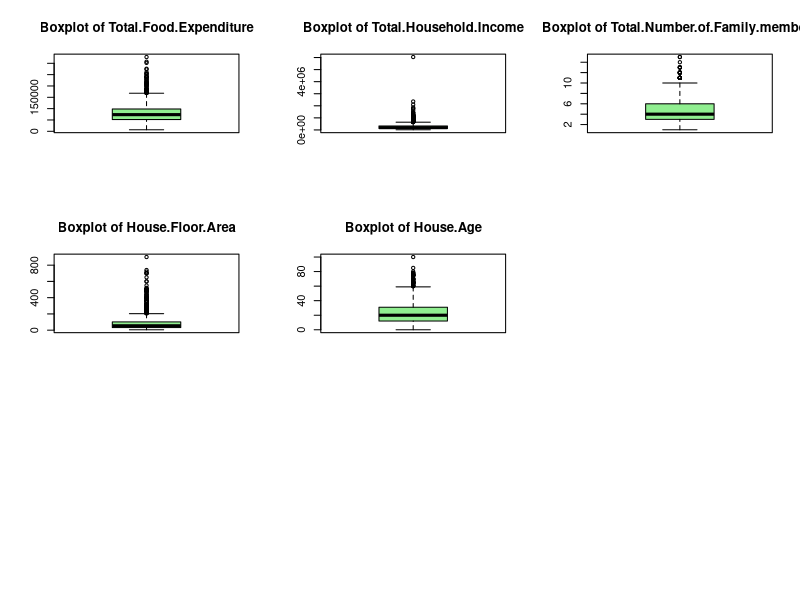
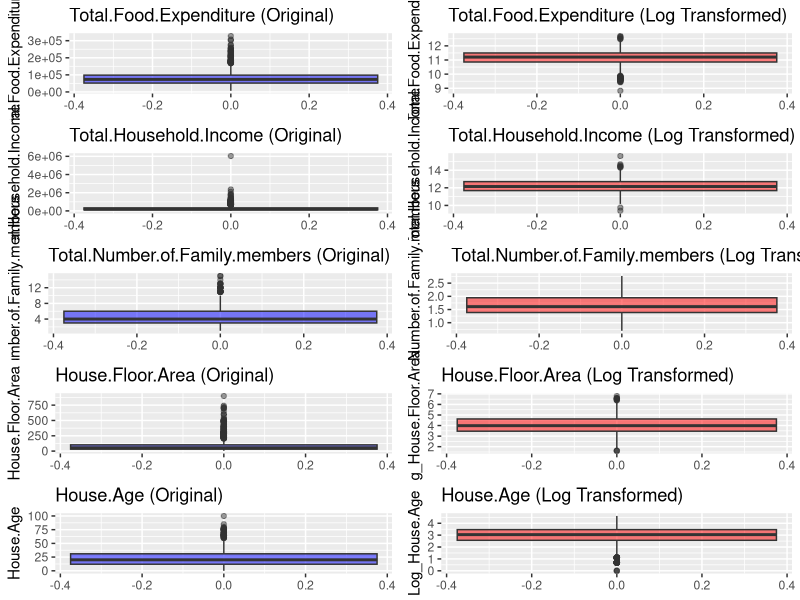
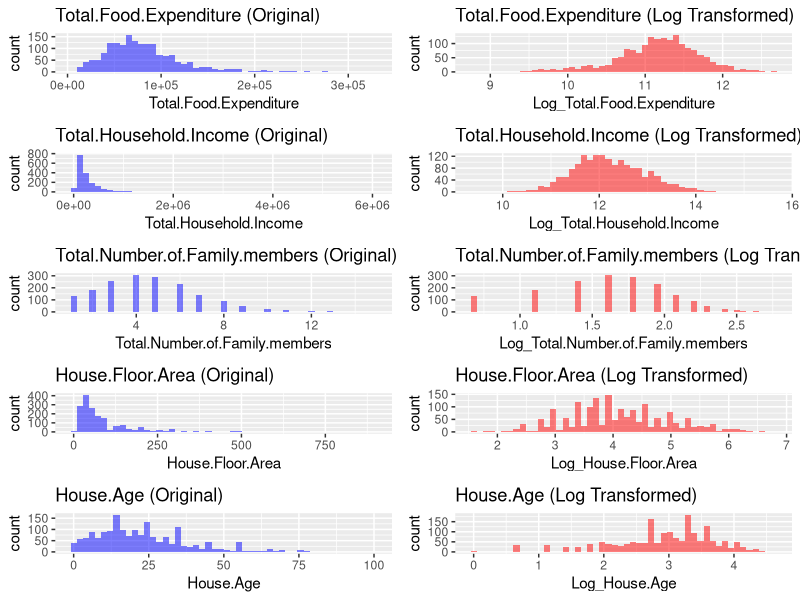
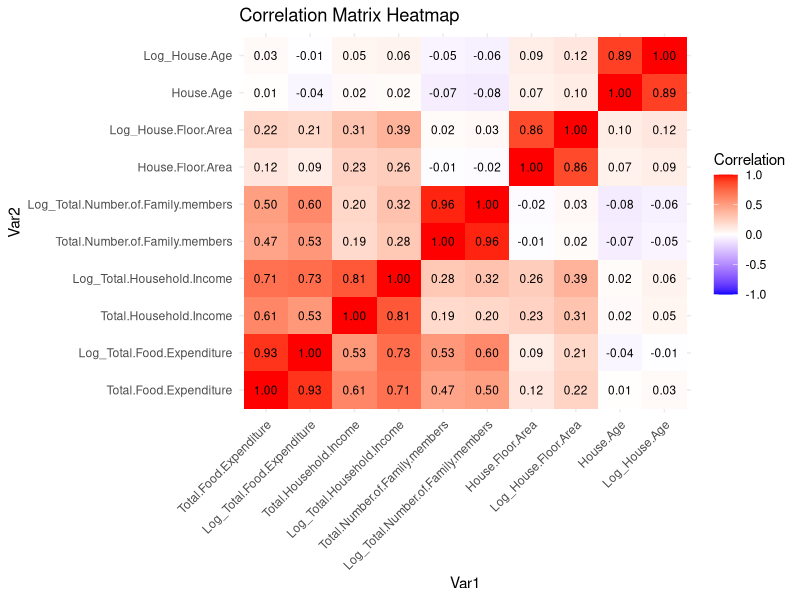

Here is the R script that generated these plots, in order:
## ---- chunk 1
# Load necessary libraries
library(tidyverse)
library(ggplot2)
library(dplyr)
library(caret)
library(stats)
library(gridExtra)
library(ggpubr)
library(MASS)  # For Negative Binomial Regression
library(reshape2)  # For correlation matrix visualization
## ---- chunk 2
# Read the dataset
df <- read.csv("dataset01.csv")

# Display structure
str(df)

# Show first few rows
head(df)
## ---- chunk 3
# Convert Household.Head.Sex to binary: Male = 1, Female = 0
df$Household.Head.Sex <- ifelse(df$Household.Head.Sex == "Male", 1, 0)

# Ensure Electricity is treated as a factor
df$Electricity <- as.factor(df$Electricity)

# Display summary of modified dataset
summary(df)
## ---- chunk 4
# Check for missing values in the dataset
colSums(is.na(df))

# Impute missing values using median (for numerical variables)
df[is.na(df)] <- lapply(df, function(x) ifelse(is.numeric(x), median(x, na.rm = TRUE), x))
## ---- chunk 5


# Boxplots for numerical variables before transformation
par(mfrow = c(3, 3))
numeric_cols <- c("Total.Food.Expenditure", "Total.Household.Income", "Total.Number.of.Family.members",
                  "House.Floor.Area", "House.Age")

for (col in numeric_cols) {
  boxplot(df[[col]], main = paste("Boxplot of", col), col = "lightgreen", border = "black")
}

# Apply log transformations with handling for non-positive values (excluding Number.of.bedrooms)
df <- df %>%
  mutate(
    Log_Total.Food.Expenditure = ifelse(Total.Food.Expenditure > 0, log(Total.Food.Expenditure), NA),
    Log_Total.Household.Income = ifelse(Total.Household.Income > 0, log(Total.Household.Income), NA),
    Log_Total.Number.of.Family.members = ifelse(Total.Number.of.Family.members > 0, log(Total.Number.of.Family.members + 1), NA),
    Log_House.Floor.Area = ifelse(House.Floor.Area > 0, log(House.Floor.Area), NA),
    Log_House.Age = ifelse(House.Age >= 0, log(House.Age + 1), NA)  # Apply log(x + 1) to avoid log(0)
  )

# Boxplots for Original vs Log Transformed Data
bp_list <- list()
var_names <- c("Total.Food.Expenditure", "Total.Household.Income", "Total.Number.of.Family.members",
               "House.Floor.Area", "House.Age")

for (var in var_names) {
  bp_list <- append(bp_list, list(
    ggplot(df, aes(y = .data[[var]])) + geom_boxplot(fill = "blue", alpha = 0.5) + ggtitle(paste(var, "(Original)")),
    ggplot(df, aes(y = .data[[paste0("Log_", var)]])) + geom_boxplot(fill = "red", alpha = 0.5) + ggtitle(paste(var, "(Log Transformed)"))
  ))
}

# Arrange boxplots in a grid
grid.arrange(grobs = bp_list, ncol = 2)

# Histograms for Original vs Log Transformed Data
hist_list <- list()
for (var in var_names) {
  hist_list <- append(hist_list, list(
    ggplot(df, aes(x = .data[[var]])) + geom_histogram(bins = 50, fill = "blue", alpha = 0.5, na.rm = TRUE) + ggtitle(paste(var, "(Original)")),
    ggplot(df, aes(x = .data[[paste0("Log_", var)]])) + geom_histogram(bins = 50, fill = "red", alpha = 0.5, na.rm = TRUE) + ggtitle(paste(var, "(Log Transformed)"))
  ))
}

# Arrange histograms in a grid
grid.arrange(grobs = hist_list, ncol = 2)





## ---- chunk 6




# Apply log transformations with handling for non-positive values
df <- df %>%
  mutate(
    Log_Total.Food.Expenditure = ifelse(Total.Food.Expenditure > 0, log(Total.Food.Expenditure), NA),
    Log_Total.Household.Income = ifelse(Total.Household.Income > 0, log(Total.Household.Income), NA),
    Log_Total.Number.of.Family.members = ifelse(Total.Number.of.Family.members > 0, log(Total.Number.of.Family.members + 1), NA),
    Log_House.Floor.Area = ifelse(House.Floor.Area > 0, log(House.Floor.Area), NA),
    Log_House.Age = ifelse(House.Age >= 0, log(House.Age + 1), NA)  # Apply log(x + 1) to avoid log(0)
  )

# Select only numeric variables, including log-transformed ones (without using select())
numeric_vars <- df[, c("Total.Food.Expenditure", "Log_Total.Food.Expenditure", 
                       "Total.Household.Income", "Log_Total.Household.Income",
                       "Total.Number.of.Family.members", "Log_Total.Number.of.Family.members",
                       "House.Floor.Area", "Log_House.Floor.Area",
                       "House.Age", "Log_House.Age")]  # Excluding Log_Number.of.bedrooms

# Compute correlation matrix
cor_matrix <- cor(numeric_vars, use = "complete.obs")

# Convert matrix to long format for ggplot
cor_melted <- melt(cor_matrix)

# Create correlation heatmap with annotation
ggplot(data = cor_melted, aes(x = Var1, y = Var2, fill = value)) +
  geom_tile() +
  geom_text(aes(label = sprintf("%.2f", value)), size = 3, color = "black") +  # Display correlation values
  scale_fill_gradient2(low = "blue", high = "red", mid = "white", midpoint = 0, limit = c(-1,1)) +
  theme_minimal() +
  labs(title = "Correlation Matrix Heatmap", fill = "Correlation") +
  theme(axis.text.x = element_text(angle = 45, hjust = 1))




## ---- chunk 7


# Fit Poisson GLM using log-transformed predictors
glm_poisson <- glm(
  Total.Number.of.Family.members ~ 
    Log_Total.Household.Income + 
    Log_Total.Food.Expenditure + 
    Log_House.Floor.Area + 
    Household.Head.Age + 
    Electricity,
  family = poisson(link = "log"),
  data = df
)

# View model summary
summary(glm_poisson)

## ---- chunk 8
negbin_model <- glm.nb(Total.Number.of.Family.members ~ 
                         Log_Total.Household.Income + 
                         Log_House.Floor.Area + 
                         Household.Head.Sex + 
                         Electricity + 
                         Log_House.Age,
                       data = df)

# Display model summary
summary(negbin_model)
## ---- chunk 9
# Create AIC comparison table (excluding Quasi-Poisson)
aic_values <- data.frame(
  Model = c("Poisson", "Negative Binomial"),
  AIC = c(AIC(glm_poisson), AIC(negbin_model))
)

# View AIC values
aic_values

